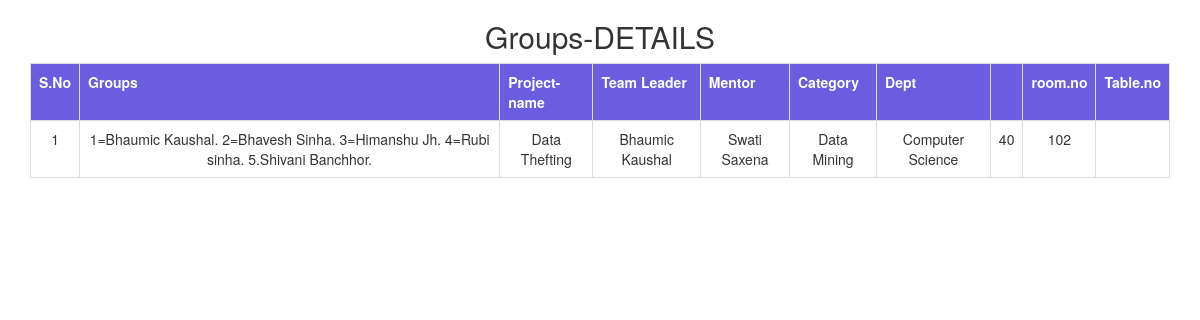
The page /displayadmin.php on the database its author committed.
### tables this page shows
CREATE TABLE `groups` (
  `id` int(20) NOT NULL,
  `members` varchar(255) NOT NULL,
  `project` varchar(255) NOT NULL,
  `tl` varchar(255) NOT NULL,
  `mentor` varchar(20) NOT NULL,
  `pcat` varchar(25) NOT NULL,
  `dept` varchar(255) NOT NULL,
  `table` varchar(255) NOT NULL,
  `room` varchar(255) NOT NULL
);

### displayadmin.php (the view, shortened to what this page needs)
<?php
$con = mysqli_connect('localhost','root','','pd');
$query="SELECT * FROM groups";
$res=mysqli_query($con,$query);
$sn=1;
?>
<!DOCTYPE html>
<html>
<head>
<link rel="stylesheet" href="../bootstrap/css/bootstrap.css">
</head>
<body>
	<div class="container">
		<div>
      <table class="table table-bordered table-danger">
      	<h2 align="center">Groups-DETAILS</h2>
                    <tr class="bg-dark text-white text-center">
                      <th>S.No</th>
                      <th>Groups</th>
                      <th>Project-name</th>
                      <th>Team Leader</th>
                      <th>Mentor</th>
                      <th>Category</th>
                      <th>Dept</th>
                      <th></th>
                      <th>room.no</th>
                      <th>Table.no</th>
                     </tr>
                   <?php
                     while($row=mysqli_fetch_array($res))
                     {
                     echo "<tr><td>".$sn."</td><td>".$row[1]."</td><td>".$row[2]."</td><td>".$row[3]."</td><td>".$row[4]."</td><td>".$row[5]."</td><td>".$row[6]."</td><td>".$row[7]."</td><td>".$row[8]."</td></tr>";
                     $sn++;
                    }
                    ?>
                  </table>
      </div>
	</div>
</body>
</html>

### displayadmin.php (style rules this page uses)
table { border-collapse: collapse; width: 95%; }
th { padding: 20px; text-align: center; border-bottom: 1px solid #ddd; background-color: #6a5ddf;; color: white; }
td { padding: 20px; text-align: center; border-bottom: 1px solid #ddd; }

### rows shown on the page
groups: members "1=Bhaumic Kaushal. 2=Bhavesh Sinha. 3=Himanshu Jh. 4=Rubi sinha. 5.Shivani Banchhor.", project "Data Thefting", tl "Bhaumic Kaushal", mentor "Swati Saxena", pcat "Data Mining", dept "Computer Science", table "40", room "102"
